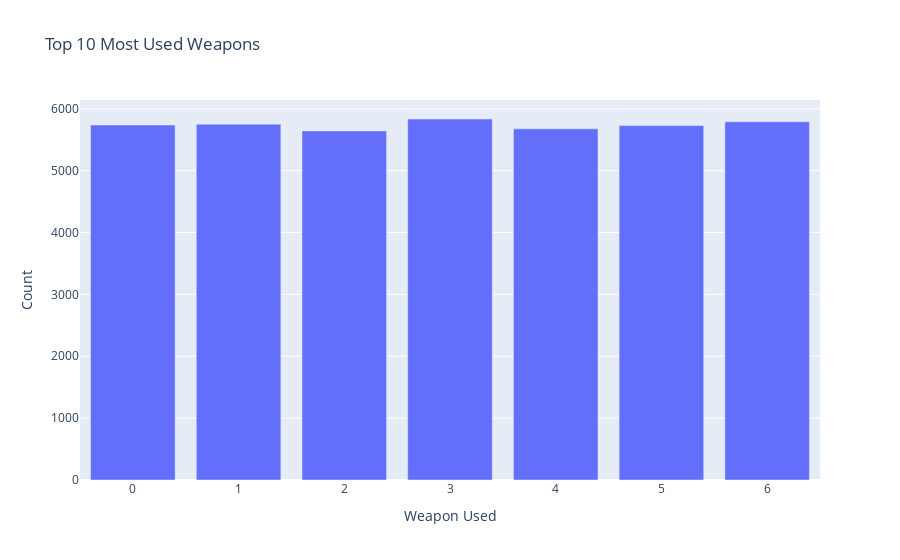

Write notebook code for a chart like this one.
### Code cell
weapon_counts = data['Weapon Used'].value_counts().head(10)
px.bar(weapon_counts, x=weapon_counts.index, y=weapon_counts.values,
       title='Top 10 Most Used Weapons', labels={'x': 'Weapon Used', 'y': 'Count'}).show()

### Figure 1 — Plotly figure (JSON) as saved in the notebook; plotly's stock layout.template omitted (floating-point values rounded to 4 significant figures)
{"data": [{"alignmentgroup": "True", "hovertemplate": "Weapon Used=%{x}<br>Count=%{y}<extra></extra>", "legendgroup": "", "marker": {"color": "#636efa", "pattern": {"shape": ""}}, "name": "", "offsetgroup": "", "orientation": "v", "showlegend": false, "textposition": "auto", "type": "bar", "x": [3, 6, 1, 0, 5, 4, 2], "xaxis": "x", "y": [5835, 5790, 5751, 5737, 5728, 5676, 5643], "yaxis": "y"}], "layout": {"barmode": "relative", "legend": {"tracegroupgap": 0}, "title": {"text": "Top 10 Most Used Weapons"}, "xaxis": {"anchor": "y", "domain": [0, 1], "title": {"text": "Weapon Used"}}, "yaxis": {"anchor": "x", "domain": [0, 1], "title": {"text": "Count"}}}}
